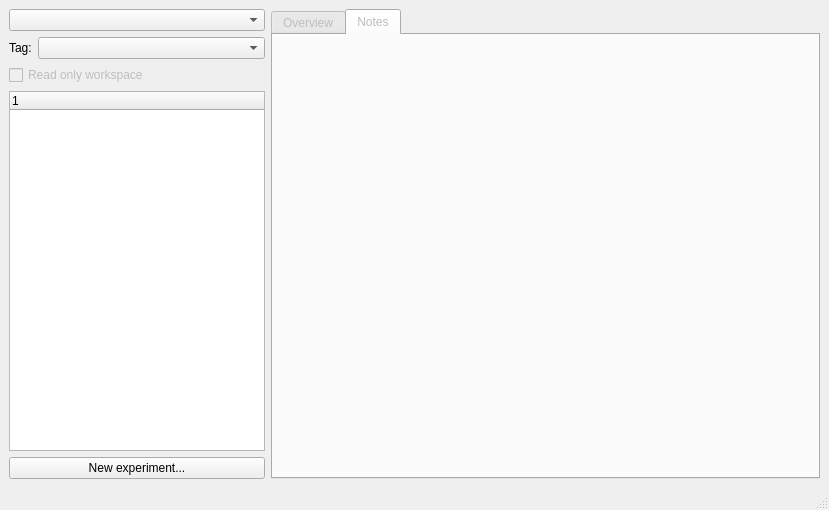
<?xml version="1.0" encoding="UTF-8"?>
<ui version="4.0">
 <class>MainWindow</class>
 <widget class="QMainWindow" name="MainWindow">
  <property name="geometry">
   <rect>
    <x>0</x>
    <y>0</y>
    <width>829</width>
    <height>510</height>
   </rect>
  </property>
  <property name="windowTitle">
   <string>glexsyn</string>
  </property>
  <widget class="QWidget" name="centralwidget">
   <layout class="QHBoxLayout" name="horizontalLayout_6">
    <item>
     <layout class="QVBoxLayout" name="verticalLayout_3">
      <item>
       <widget class="QComboBox" name="wspComboBox">
        <property name="sizePolicy">
         <sizepolicy hsizetype="Minimum" vsizetype="Fixed">
          <horstretch>0</horstretch>
          <verstretch>0</verstretch>
         </sizepolicy>
        </property>
       </widget>
      </item>
      <item>
       <layout class="QHBoxLayout" name="horizontalLayout">
        <item>
         <widget class="QLabel" name="label_4">
          <property name="text">
           <string>Tag:</string>
          </property>
         </widget>
        </item>
        <item>
         <widget class="QComboBox" name="tagComboBox">
          <property name="sizePolicy">
           <sizepolicy hsizetype="Expanding" vsizetype="Fixed">
            <horstretch>0</horstretch>
            <verstretch>0</verstretch>
           </sizepolicy>
          </property>
         </widget>
        </item>
       </layout>
      </item>
      <item>
       <layout class="QHBoxLayout" name="horizontalLayout_2"/>
      </item>
      <item>
       <widget class="QCheckBox" name="ronlyCheckBox">
        <property name="enabled">
         <bool>false</bool>
        </property>
        <property name="text">
         <string>Read only workspace</string>
        </property>
        <property name="checkable">
         <bool>true</bool>
        </property>
        <property name="checked">
         <bool>false</bool>
        </property>
       </widget>
      </item>
      <item>
       <widget class="QTreeWidget" name="expTree">
        <property name="sizePolicy">
         <sizepolicy hsizetype="Expanding" vsizetype="Expanding">
          <horstretch>0</horstretch>
          <verstretch>0</verstretch>
         </sizepolicy>
        </property>
        <column>
         <property name="text">
          <string notr="true">1</string>
         </property>
        </column>
       </widget>
      </item>
      <item>
       <widget class="QPushButton" name="newExpButton">
        <property name="text">
         <string>New experiment...</string>
        </property>
       </widget>
      </item>
     </layout>
    </item>
    <item>
     <widget class="QTabWidget" name="tabWidget">
      <property name="enabled">
       <bool>false</bool>
      </property>
      <property name="sizePolicy">
       <sizepolicy hsizetype="Preferred" vsizetype="Expanding">
        <horstretch>4</horstretch>
        <verstretch>0</verstretch>
       </sizepolicy>
      </property>
      <property name="currentIndex">
       <number>1</number>
      </property>
      <property name="tabsClosable">
       <bool>false</bool>
      </property>
      <widget class="QWidget" name="overviewTab">
       <attribute name="title">
        <string>Overview</string>
       </attribute>
       <layout class="QVBoxLayout" name="verticalLayout">
        <item>
         <layout class="QHBoxLayout" name="horizontalLayout_4">
          <item>
           <widget class="QLabel" name="label">
            <property name="text">
             <string>Title:</string>
            </property>
           </widget>
          </item>
          <item>
           <widget class="QLineEdit" name="titleEdit"/>
          </item>
         </layout>
        </item>
        <item>
         <layout class="QHBoxLayout" name="horizontalLayout_5">
          <item>
           <widget class="QLabel" name="label_3">
            <property name="text">
             <string>Tags:</string>
            </property>
           </widget>
          </item>
          <item>
           <widget class="QLineEdit" name="tagsEdit"/>
          </item>
         </layout>
        </item>
        <item>
         <layout class="QHBoxLayout" name="horizontalLayout_7">
          <item>
           <widget class="QLabel" name="createdLabel">
            <property name="text">
             <string>Created at:</string>
            </property>
           </widget>
          </item>
          <item>
           <widget class="QLabel" name="updatedLabel">
            <property name="text">
             <string>Updated at:</string>
            </property>
           </widget>
          </item>
         </layout>
        </item>
        <item>
         <widget class="QLabel" name="label_2">
          <property name="text">
           <string>Description:</string>
          </property>
         </widget>
        </item>
        <item>
         <layout class="QHBoxLayout" name="horizontalLayout_3">
          <item>
           <widget class="QPushButton" name="boldButton">
            <property name="maximumSize">
             <size>
              <width>25</width>
              <height>25</height>
             </size>
            </property>
            <property name="text">
             <string/>
            </property>
            <property name="icon">
             <iconset>
              <normaloff>icons/b.png</normaloff>icons/b.png</iconset>
            </property>
            <property name="checkable">
             <bool>true</bool>
            </property>
           </widget>
          </item>
          <item>
           <widget class="QPushButton" name="italicButton">
            <property name="maximumSize">
             <size>
              <width>25</width>
              <height>25</height>
             </size>
            </property>
            <property name="text">
             <string/>
            </property>
            <property name="icon">
             <iconset>
              <normaloff>icons/i.png</normaloff>icons/i.png</iconset>
            </property>
            <property name="checkable">
             <bool>true</bool>
            </property>
           </widget>
          </item>
          <item>
           <widget class="QPushButton" name="underlineButton">
            <property name="maximumSize">
             <size>
              <width>25</width>
              <height>25</height>
             </size>
            </property>
            <property name="text">
             <string/>
            </property>
            <property name="icon">
             <iconset>
              <normaloff>icons/u.png</normaloff>icons/u.png</iconset>
            </property>
            <property name="checkable">
             <bool>true</bool>
            </property>
           </widget>
          </item>
          <item>
           <widget class="QPushButton" name="superscriptButton">
            <property name="maximumSize">
             <size>
              <width>25</width>
              <height>25</height>
             </size>
            </property>
            <property name="text">
             <string/>
            </property>
            <property name="icon">
             <iconset>
              <normaloff>icons/super.png</normaloff>icons/super.png</iconset>
            </property>
            <property name="checkable">
             <bool>true</bool>
            </property>
           </widget>
          </item>
          <item>
           <widget class="QPushButton" name="subscriptButton">
            <property name="maximumSize">
             <size>
              <width>25</width>
              <height>25</height>
             </size>
            </property>
            <property name="text">
             <string/>
            </property>
            <property name="icon">
             <iconset>
              <normaloff>icons/sub.png</normaloff>icons/sub.png</iconset>
            </property>
            <property name="checkable">
             <bool>true</bool>
            </property>
           </widget>
          </item>
          <item>
           <spacer name="horizontalSpacer">
            <property name="orientation">
             <enum>Qt::Horizontal</enum>
            </property>
            <property name="sizeType">
             <enum>QSizePolicy::Expanding</enum>
            </property>
            <property name="sizeHint" stdset="0">
             <size>
              <width>40</width>
              <height>20</height>
             </size>
            </property>
           </spacer>
          </item>
         </layout>
        </item>
        <item>
         <widget class="QTextEdit" name="descriptionEdit"/>
        </item>
        <item>
         <widget class="QPushButton" name="saveOverviewButton">
          <property name="text">
           <string>Save...</string>
          </property>
         </widget>
        </item>
       </layout>
      </widget>
      <widget class="QWidget" name="notesTab">
       <attribute name="title">
        <string>Notes</string>
       </attribute>
      </widget>
     </widget>
    </item>
   </layout>
  </widget>
  <widget class="QMenuBar" name="menubar">
   <property name="geometry">
    <rect>
     <x>0</x>
     <y>0</y>
     <width>829</width>
     <height>22</height>
    </rect>
   </property>
  </widget>
  <widget class="QStatusBar" name="statusbar"/>
 </widget>
 <resources/>
 <connections/>
</ui>
